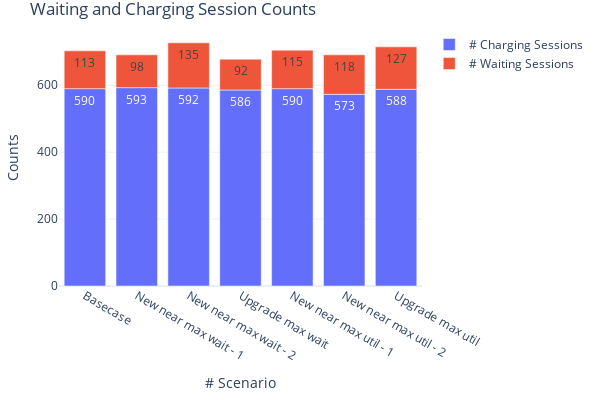

This figure's notebook cell:
### Markdown cell above
#### 5.3 Charging and Waiting Sessions

### Code cell
fig = go.Figure(
    data=[
        go.Bar(
            name="# Charging Sessions",
            x=count_stats['analysis_id'],
            y=count_stats['cs_count'],
            offsetgroup=1,
            text=count_stats['cs_count'],
            textposition='auto',
        ),
        go.Bar(
            name="# Waiting Sessions",
            x=count_stats['analysis_id'],
            y=count_stats['wait_count'],
            offsetgroup=1,
            base=count_stats['cs_count'],
            text=count_stats['wait_count'],
            textposition='auto',
        )
    ],
    layout=go.Layout(
        title="Waiting and Charging Session Counts",
        yaxis_title="Counts", 
        xaxis_title="# Scenario", width=600, height=400
        
    )
)
fig.update_xaxes(type='category', tickvals=[0, 1, 2, 3, 4, 5, 6], ticktext=['Basecase', 'New near max wait - 1', 'New near max wait - 2', 'Upgrade max wait', 'New near max util - 1', 'New near max util - 2', 'Upgrade max util'])
fig.update_layout(margin=dict(l=20, r=20, t=30, b=20), uniformtext_minsize=8, uniformtext_mode='hide', template='plotly_white')
fig.show()

### Figure 1 — Plotly figure (JSON) as saved in the notebook; plotly's stock layout.template omitted (floating-point values rounded to 4 significant figures)
{"data": [{"name": "# Charging Sessions", "offsetgroup": "1", "text": [590, 593, 592, 586, 590, 573, 588], "textposition": "auto", "type": "bar", "x": [484, 483, 482, 481, 480, 479, 478], "y": [590, 593, 592, 586, 590, 573, 588]}, {"base": [590, 593, 592, 586, 590, 573, 588], "name": "# Waiting Sessions", "offsetgroup": "1", "text": [113, 98, 135, 92, 115, 118, 127], "textposition": "auto", "type": "bar", "x": [484, 483, 482, 481, 480, 479, 478], "y": [113, 98, 135, 92, 115, 118, 127]}], "layout": {"height": 400, "margin": {"b": 20, "l": 20, "r": 20, "t": 30}, "title": {"text": "Waiting and Charging Session Counts"}, "uniformtext": {"minsize": 8, "mode": "hide"}, "width": 600, "xaxis": {"autorange": true, "range": [-0.5, 6.5], "ticktext": ["Basecase", "New near max wait - 1", "New near max wait - 2", "Upgrade max wait", "New near max util - 1", "New near max util - 2", "Upgrade max util"], "tickvals": [0, 1, 2, 3, 4, 5, 6], "title": {"text": "# Scenario"}, "type": "category"}, "yaxis": {"autorange": true, "range": [0, 765.3], "title": {"text": "Counts"}, "type": "linear"}}}
